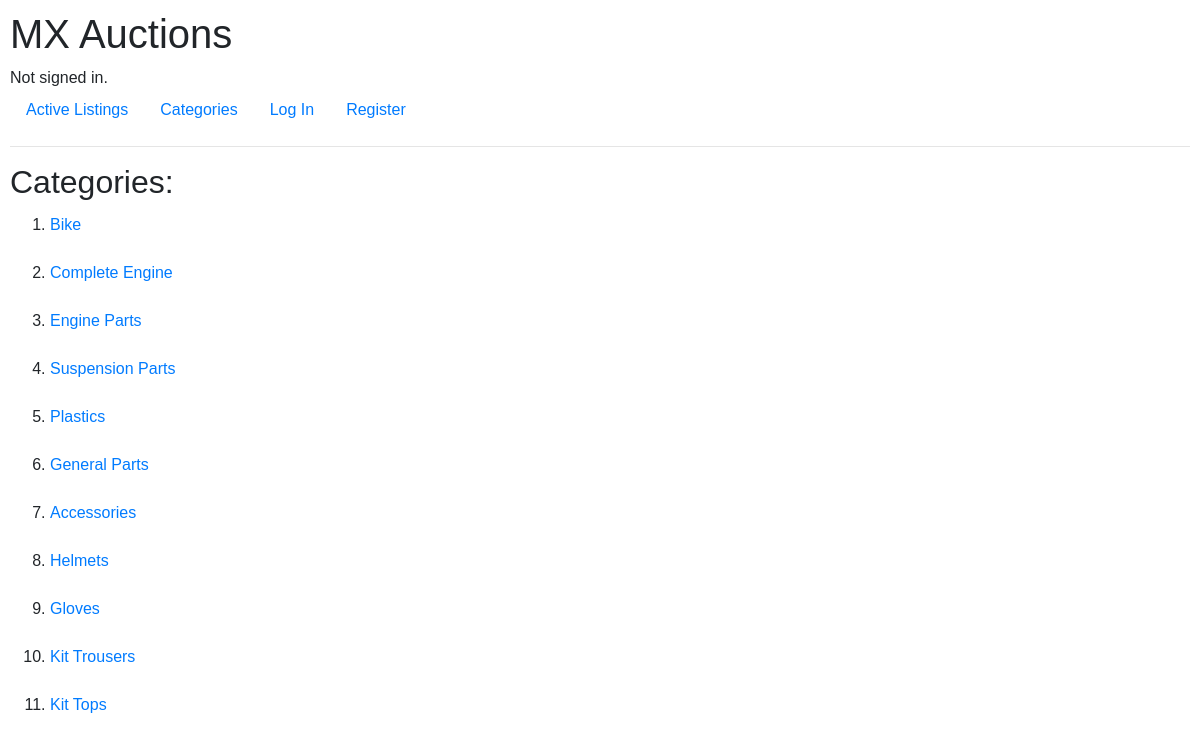
Page /categories on the earlier database version.
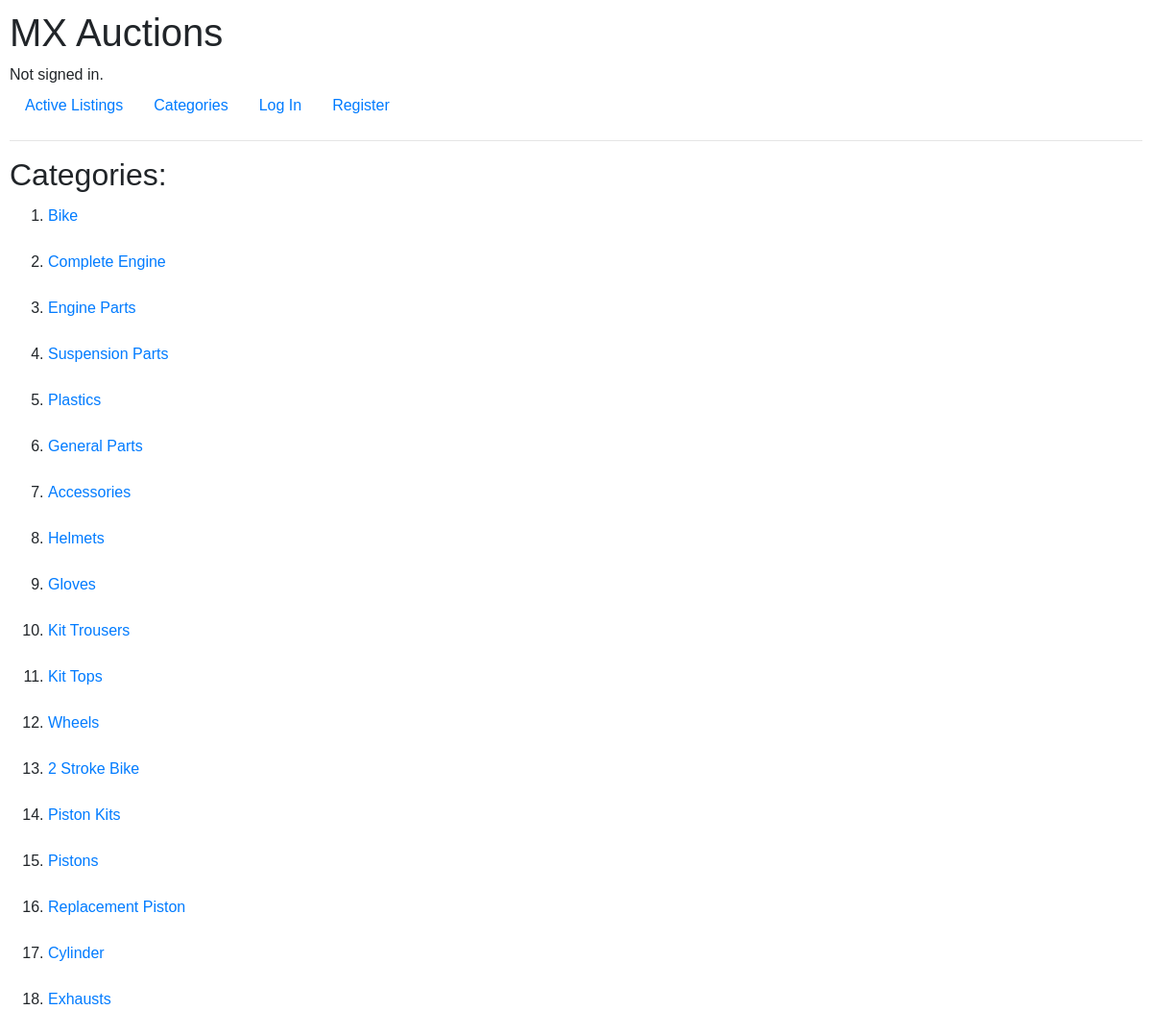
Same page on the later database version.
### auctions/models.py (models this page shows)
class Category(models.Model):
    category_name = models.CharField(max_length=256, verbose_name="Category")
    def __str__(self):
        return self.category_name

### auctions/views.py (the view)
# urls.py: path('categories', views.categories, name="categories"),
def categories(request):
    available_categories = Category.objects.all()
    print(available_categories)
    return render(request, "auctions/categories.html", {
        "categories" : available_categories,
    } )

### auctions/context_processors.py (called while the page is built)
def following_count(request):
    if request.user.is_authenticated:
        return {'following_count': request.user.following_count()}
    return {'following_count': 0}

### auctions/templates/auctions/categories.html (shortened to what this page needs)
{% extends "auctions/layout.html" %}
{% block body %}
<div class="category-header">
    <h2>Categories:<h2>
</div>
<div class = "category-container">
    {% if categories %}
    <ol>
        {% for category in categories %}
        <li class = "catagory-item">
        <a href = "{% url 'category_listings' category_name=category.category_name %}"> {{ category.category_name }} </a>
        </li>
        {% endfor %}
    </ol>
    {% else %}
    No Categories yet exist
    {% endif %}
</div>
{% endblock %}

Differences in the rows shown:
added Category: category_name "Wheels"
added Category: category_name "2 Stroke Bike"
added Category: category_name "Piston Kits"
added Category: category_name "Pistons"
added Category: category_name "Replacement Piston"
added Category: category_name "Cylinder"
added Category: category_name "Exhausts"
